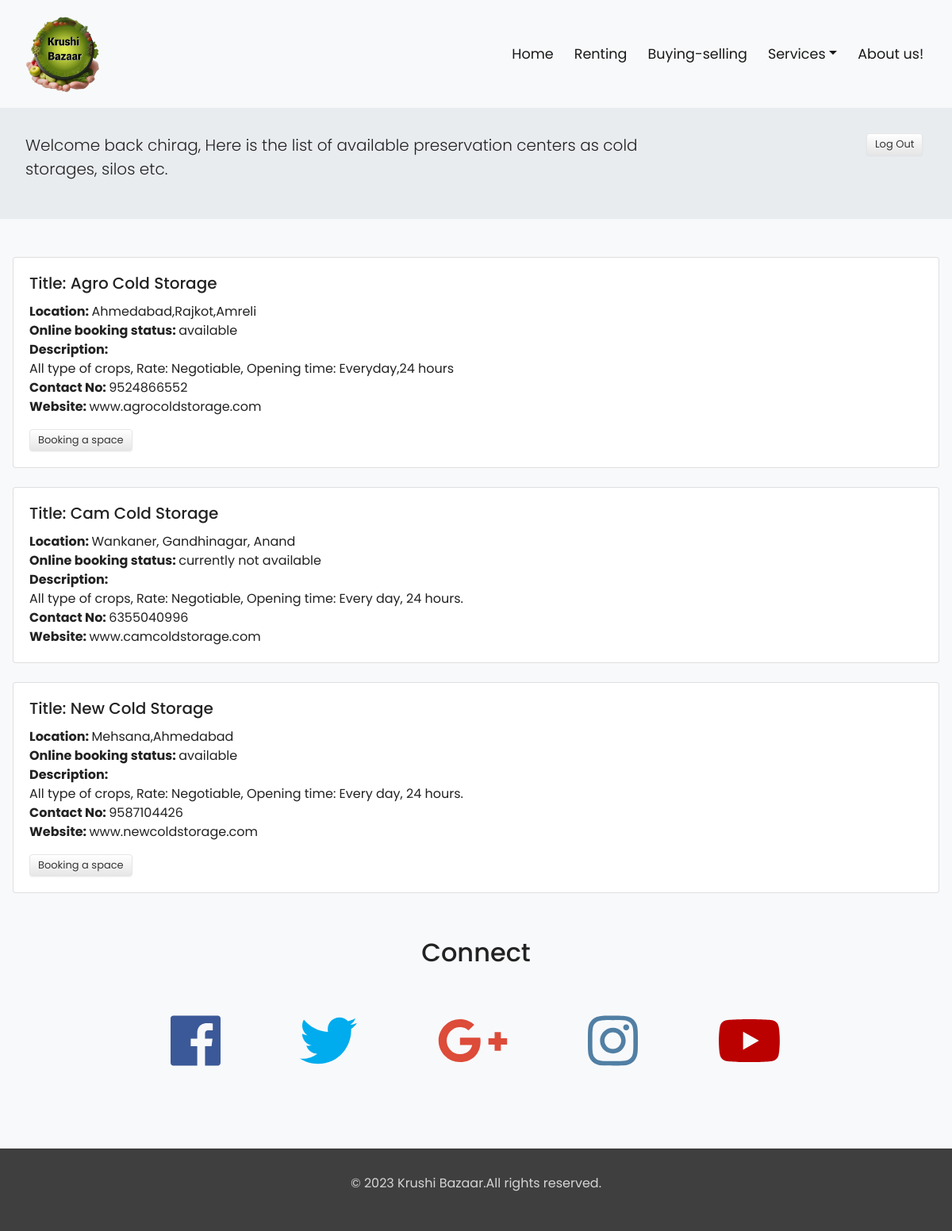
The page /preservation_center.php (signed in) on the database its author committed.
### tables this page shows
CREATE TABLE `preservation_centers` (
  `id` int(11) NOT NULL,
  `name` text NOT NULL,
  `location` text NOT NULL,
  `description` text NOT NULL,
  `contact` text NOT NULL,
  `website` text NOT NULL,
  `ob` int(11) NOT NULL
);

### preservation_center.php (the view, shortened to what this page needs)
<!DOCTYPE html>
<html lang="en">
  <head>
    <link rel="stylesheet" href="https://maxcdn.bootstrapcdn.com/bootstrap/4.0.0/css/bootstrap.min.css">
    <link href="css/style.css" rel="stylesheet">
  </head>
<body style="background-color:#F8F9FB">
  <?php include("header.php");?>
  <div class="container-fluid" id="login_content" style="display:none;">
    <div class="row jumbotron">
      <div class="col-xs-10 col-sm-10 col-md-8 col-lg-8 col-xl-9">
        <p class="lead">Welcome back <?php echo($_SESSION['username']); ?>, Here is the list of available preservation centers as cold storages, silos etc.
        </p>
      </div>
      <div class="col-sm-1" style="padding-left:200px;">
        <a href="preservation_center.php?logout='1'"><button class='btn btn-default btn-rounded mb-4 btn-danger'>Log Out</button></a>
      </div>
    </div>
  </div>
      <div class="col-sm">
      <?php
      $db = mysqli_connect('localhost','root','','data');
      $query = "SELECT * FROM preservation_centers";
      $operation = mysqli_query($db,$query);
      while($res = mysqli_fetch_assoc($operation)) {
        $name = $res['name'];
        $location= $res['location'];
        $ob = $res['ob'];
        if($ob) {
          $status = "available";
        }
        else {
          $status = "currently not available";
        }
         ?>
          <div class="card w-80">
            <div class="card-body">
              <div class="row">
                <div class="col">
                  <h5 class="card-title">Title: <?php echo($name) ?></h5>
                  <p class="card-text"><b>Location: </b><?php echo($location) ?>
                  <br>
                  <b>Online booking status: </b><?php echo("$status"); ?>
                  <br>
                  <b>Description: </b><br> <?php echo($res['description']); ?>
                  <br>
                  <b>Contact No: </b> <?php echo($res['contact']); ?>
                  <br>
                  <b>Website: </b> <?php echo($res['website']); ?>
                  <br>
                  </p>
                  <?php if($ob && isset($_SESSION['username'])) { ?>
                  <button class="btn btn-secondary" id="book" data-toggle="modal" data-target="#confirm">Booking a space</button>
                  <?php };  ?>
                </div>
              </div>
            </div>
          </div>
          <br>
      <?php } ?>
        </div>
<?php include("footer.php"); ?>
</body>
</html>

### css/style.css (style rules this page uses)
.btn { display: inline-block; *display: inline; *zoom: 1; padding: 4px 10px 4px; margin-bottom: 0; font-size: 13px; line-height: 18px; color: #333333; text-align: center;text-shadow: 0 1px 1px rgba(255, 255, 255, 0.75); vertical-align: middle; background-color: #f5f5f5; background-image: -moz-linear-gradient(top, #ffffff, #e6e6e6); background-image: -ms-linear-gradient(top, #ffffff, #e6e6e6); background-image: -webkit-gradient(linear, 0 0, 0 100%, from(#ffffff), to(#e6e6e6)); background-image: -webkit-linear-gradient(top, #ffffff, #e6e6e6); background-image: -o-linear-gradient(top, #ffffff, #e6e6e6); background-image: linear-gradient(top, #ffffff, #e6e6e6); background-repeat: repeat-x; filter: progid:dximagetransform.microsoft.gradient(startColorstr=#ffffff, endColorstr=#e6e6e6, GradientType=0); border-color: #e6e6e6 #e6e6e6 #e6e6e6; border-color: rgba(0, 0, 0, 0.1) rgba(0, 0, 0, 0.1) rgba(0, 0, 0, 0.25); border: 1px solid #e6e6e6; -webkit-border-radius: 4px; -moz-border-radius: 4px; border-radius: 4px; -webkit-box-shadow: inset 0 1px 0 rgba(255, 255, 255, 0.2), 0 1px 2px rgba(0, 0, 0, 0.05); -moz-box-shadow: inset 0 1px 0 rgba(255, 255, 255, 0.2), 0 1px 2px rgba(0, 0, 0, 0.05); box-shadow: inset 0 1px 0 rgba(255, 255, 255, 0.2), 0 1px 2px rgba(0, 0, 0, 0.05); cursor: pointer; *margin-left: .3em; }
html,body { height: 100%; width: 100%; font-family: 'Poppins', sans-serif; color: #222; }
.jumbotron { padding: 1rem; border-radius: 0; }
[class*="col-"] { padding: 1rem; }

### rows shown on the page
preservation_centers: name "Agro Cold Storage", location "Ahmedabad,Rajkot,Amreli", ob "available", description "All type of crops, Rate: Negotiable, Opening time: Everyday,24 hours", contact "9524866552", website "www.agrocoldstorage.com", shows "Booking a space"
preservation_centers: name "Cam Cold Storage", location "Wankaner, Gandhinagar, Anand", ob "currently not available", description "All type of crops, Rate: Negotiable, Opening time: Every day, 24 hours.", contact "6355040996", website "www.camcoldstorage.com"
preservation_centers: name "New Cold Storage", location "Mehsana,Ahmedabad", ob "available", description "All type of crops, Rate: Negotiable, Opening time: Every day, 24 hours.", contact "9587104426", website "www.newcoldstorage.com", shows "Booking a space"

### other values the page prints
$_SESSION['username'] "chirag"
